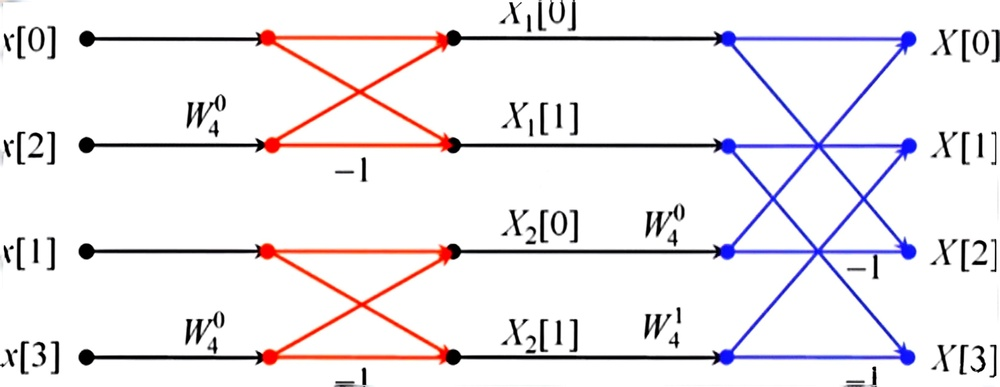
#> input picture html/pictures/Radix-2_FFT_3.jpg, 1000 x 387 px, shrunk from 3293 x 1273 before the run, given in place of picture_canny.png, which was not available
$ python adjustRatio.py
#> lines starting #> are read from the running program, lines starting #| are printed output that depends on the picture; after the words box and inside, x2 and y2 are one past the last pixel; in counts of white or black regions, pixels touching at a corner belong together; pictures that were not available may be replaced by others from this repository, and a replacement may not be noted
#> the answer given: 3
import cv2
import svgwrite
import os

script_dir = os.path.dirname(os.path.abspath(__file__))


def reduce_sampling(points, sampling_ratio):
    """
    减少轮廓点的采样比率
    :param points: 轮廓点列表，格式为 [(x1, y1), (x2, y2), ...]
    :param sampling_ratio: 采样比率（0到1之间的浮点数，例如0.5表示保留50%的点）
    :return: 采样后的点列表
    """
    if sampling_ratio <= 0 or sampling_ratio > 1:
        raise ValueError("采样比率必须在 (0, 1] 范围内")

    num_points = len(points)
    num_sampled = max(1, int(num_points * sampling_ratio))  # 至少保留一个点
    step = max(1, num_points // num_sampled)  # 计算采样间隔

    # 等间隔采样
    sampled_points = [points[i] for i in range(0, num_points, step)]

    # 确保起点和终点被保留
    if sampled_points[0] != points[0]:
        sampled_points.insert(0, points[0])
    if sampled_points[-1] != points[-1]:
        sampled_points.append(points[-1])

    return sampled_points


def contours_to_svg(input_image_path, output_svg_path, sampling_ratio=1.0):
    """
    将线稿图像转换为 SVG，并减少采样比率
    :param input_image_path: 输入图像路径
    :param output_svg_path: 输出 SVG 路径
    :param sampling_ratio: 采样比率（0到1之间的浮点数）
    """
#> called with sampling_ratio = 3
    # 读取线稿图像
    edges = cv2.imread(input_image_path, cv2.IMREAD_GRAYSCALE)
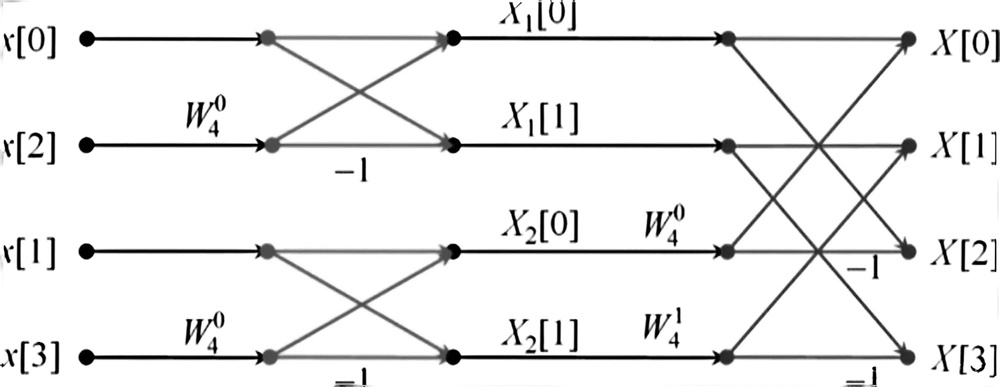
#> edges: shape (387, 1000); min 0, max 255, mean 237.7

    # 使用Canny边缘检测提取线稿
    canny_edges = cv2.Canny(edges, 100, 200)
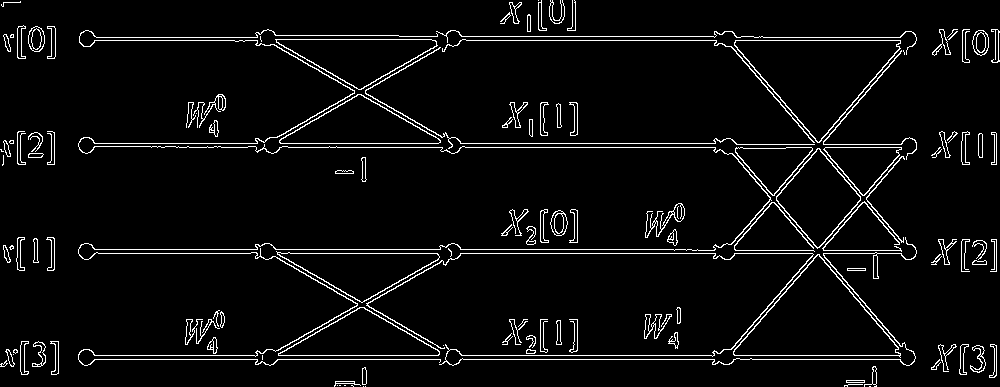
#> canny_edges: shape (387, 1000); 4.8% white in thin lines or dots

    # 提取轮廓
    contours, _ = cv2.findContours(canny_edges, cv2.RETR_LIST, cv2.CHAIN_APPROX_SIMPLE)
#> contours = 233 contours, 74 with area under 20; largest, box (x1, y1, x2, y2) and area: (734, 40, 901, 143) 9056, (733, 254, 901, 358) 8908, (734, 40, 901, 143) 8888, (733, 254, 901, 356) 8738, (776, 148, 861, 249) 4434

    # 创建 SVG 文件
    height, width = edges.shape
#> height = 387; width = 1000
    dwg = svgwrite.Drawing(output_svg_path,
                          size=(f"{width}px", f"{height}px"),
                          viewBox=f"0 0 {width} {height}")

    # 将轮廓转换为 SVG 路径
    for contour in contours:
        if len(contour) > 1:  # 至少需要两个点才能形成路径
            # 将轮廓点转换为列表格式 [(x1, y1), (x2, y2), ...]
            points = [tuple(point[0]) for point in contour]

            # 减少采样比率
            sampled_points = reduce_sampling(points, sampling_ratio)

            # 将采样后的点转换为 SVG 路径
            path_data = 'M ' + ' L '.join([f'{x},{y}' for x, y in sampled_points])
            dwg.add(dwg.path(d=path_data, fill='none', stroke='black', stroke_width=1))

    # 保存 SVG 文件
    dwg.save()
    print(f"SVG 文件已生成：{output_svg_path}")


# 使用
input_path = os.path.join(script_dir, 'picture_canny.png')
output_path = os.path.join(script_dir, 'picture.svg')

ratio = float(input())
contours_to_svg(input_path, output_path, sampling_ratio=ratio)
#> (the call stopped at in contours_to_svg, `dwg = svgwrite.Drawing(output_svg_path, size=(f"{width}px", f"{height}..`: svgwrite is not available in this run)
